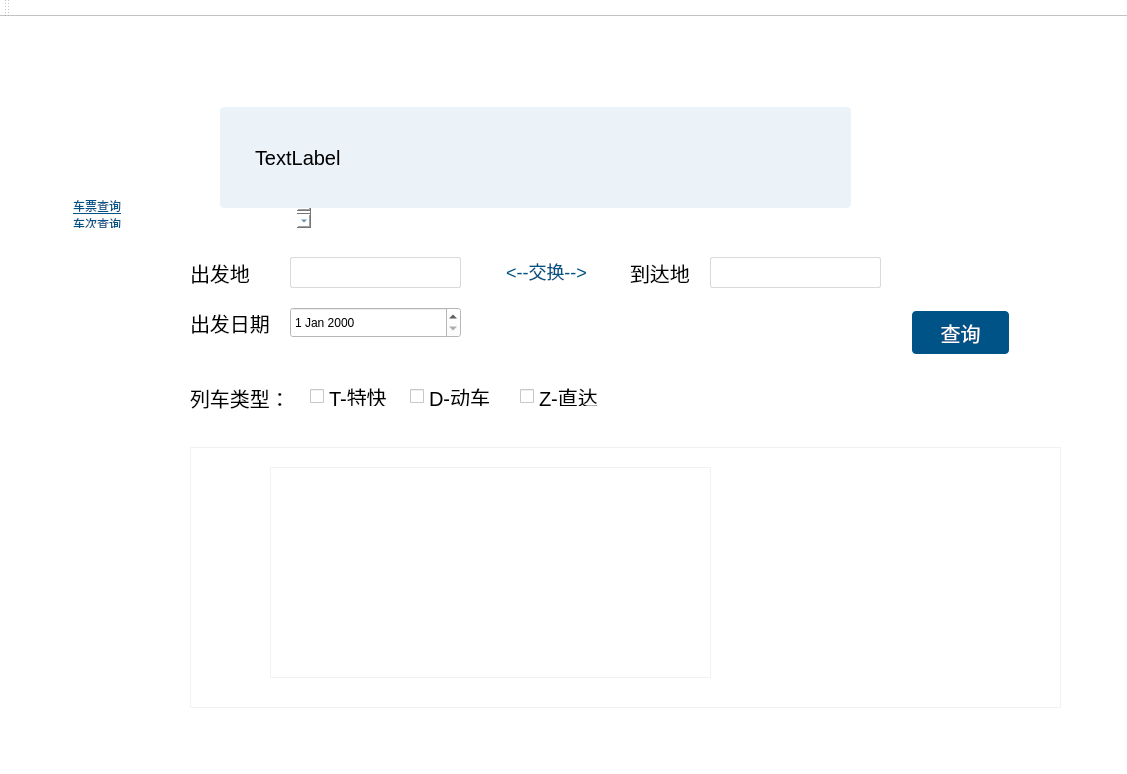
<?xml version="1.0" encoding="UTF-8"?>
<ui version="4.0">
 <class>MainWindow</class>
 <widget class="QMainWindow" name="MainWindow">
  <property name="geometry">
   <rect>
    <x>0</x>
    <y>0</y>
    <width>1127</width>
    <height>774</height>
   </rect>
  </property>
  <property name="windowTitle">
   <string>MainWindow</string>
  </property>
  <property name="styleSheet">
   <string notr="true">background-color:white;</string>
  </property>
  <widget class="QWidget" name="centralWidget">
   <widget class="QStackedWidget" name="stackedWidget">
    <property name="geometry">
     <rect>
      <x>20</x>
      <y>160</y>
      <width>1081</width>
      <height>551</height>
     </rect>
    </property>
    <property name="currentIndex">
     <number>0</number>
    </property>
    <widget class="QWidget" name="main">
     <widget class="QStackedWidget" name="main_widget">
      <property name="geometry">
       <rect>
        <x>160</x>
        <y>30</y>
        <width>911</width>
        <height>531</height>
       </rect>
      </property>
      <property name="styleSheet">
       <string notr="true">QLineEdit {
border-radius: 2px;
border: 1px solid rgb(217,217,217);
background: white;
font-size:16px;
	font: 14pt &quot;微软雅黑&quot;;
padding-left:18px;
color:rgb(64,50,38);
}
QLineEdit:enabled:hover, QLineEdit:enabled:focus {
  border: 1px solid rgb(0,81,135);
}</string>
      </property>
      <property name="currentIndex">
       <number>3</number>
      </property>
      <widget class="QWidget" name="main_station">
       <widget class="QLabel" name="label_2">
        <property name="geometry">
         <rect>
          <x>160</x>
          <y>110</y>
          <width>61</width>
          <height>51</height>
         </rect>
        </property>
        <property name="styleSheet">
         <string notr="true">font-family:&quot;微软雅黑&quot;, Times, serif;
font-size:20px;</string>
        </property>
        <property name="text">
         <string>出发地</string>
        </property>
       </widget>
       <widget class="QLabel" name="label_4">
        <property name="geometry">
         <rect>
          <x>160</x>
          <y>180</y>
          <width>71</width>
          <height>61</height>
         </rect>
        </property>
        <property name="styleSheet">
         <string notr="true">font-family:&quot;微软雅黑&quot;, Times, serif;
font-size:20px;</string>
        </property>
        <property name="text">
         <string>到达地</string>
        </property>
       </widget>
       <widget class="QLabel" name="label_5">
        <property name="geometry">
         <rect>
          <x>160</x>
          <y>250</y>
          <width>81</width>
          <height>51</height>
         </rect>
        </property>
        <property name="styleSheet">
         <string notr="true">font-family:&quot;微软雅黑&quot;, Times, serif;
font-size:20px;</string>
        </property>
        <property name="text">
         <string>出发日期</string>
        </property>
       </widget>
       <widget class="QLineEdit" name="main_start">
        <property name="geometry">
         <rect>
          <x>270</x>
          <y>110</y>
          <width>241</width>
          <height>51</height>
         </rect>
        </property>
       </widget>
       <widget class="QLineEdit" name="main_end">
        <property name="geometry">
         <rect>
          <x>270</x>
          <y>180</y>
          <width>241</width>
          <height>51</height>
         </rect>
        </property>
       </widget>
       <widget class="QDateEdit" name="main_station_date1">
        <property name="geometry">
         <rect>
          <x>270</x>
          <y>250</y>
          <width>241</width>
          <height>51</height>
         </rect>
        </property>
        <property name="styleSheet">
         <string notr="true">QLineEdit {
font-size:16px;
	font: 14pt &quot;微软雅黑&quot;;
}</string>
        </property>
       </widget>
       <widget class="QPushButton" name="main_station_findbutton">
        <property name="geometry">
         <rect>
          <x>160</x>
          <y>340</y>
          <width>361</width>
          <height>61</height>
         </rect>
        </property>
        <property name="cursor">
         <cursorShape>PointingHandCursor</cursorShape>
        </property>
        <property name="styleSheet">
         <string notr="true">QPushButton{
border: none;
    color: white;
    font-family:Arial;
    padding: 5px 24px;
    text-align: center;
    text-decoration: none;
    font-size: 20px;
    margin: 4px 2px;
background-color: rgb(0,83,135);
font-family:&quot;微软雅黑&quot;, Times, serif;
border-radius: 4px;
}

QPushButton:enabled:hover{
        background-color: rgb(40,102,173);
}
QPushButton:enabled:pressed{
        background-color: rgb(40,102,173);
}</string>
        </property>
        <property name="text">
         <string>查询</string>
        </property>
       </widget>
       <widget class="QPushButton" name="main_exchangebutton">
        <property name="geometry">
         <rect>
          <x>540</x>
          <y>150</y>
          <width>41</width>
          <height>41</height>
         </rect>
        </property>
        <property name="cursor">
         <cursorShape>PointingHandCursor</cursorShape>
        </property>
        <property name="styleSheet">
         <string notr="true">border: none;
    font-family:Arial;
    text-align: center;
    text-decoration: none;
    display: inline-block;
    font-size: 18px;
    cursor: pointer;
font-family:&quot;微软雅黑&quot;, Times, serif;
background:rgb(0,83,135);
color:white;
border-radius:4px;</string>
        </property>
        <property name="text">
         <string>换</string>
        </property>
       </widget>
      </widget>
      <widget class="QWidget" name="main_trainnum">
       <widget class="QLabel" name="label_3">
        <property name="geometry">
         <rect>
          <x>160</x>
          <y>230</y>
          <width>51</width>
          <height>41</height>
         </rect>
        </property>
        <property name="styleSheet">
         <string notr="true">font-family:&quot;微软雅黑&quot;, Times, serif;
font-size:20px;</string>
        </property>
        <property name="text">
         <string>日期</string>
        </property>
       </widget>
       <widget class="QDateEdit" name="main_trainnum_date">
        <property name="geometry">
         <rect>
          <x>220</x>
          <y>230</y>
          <width>231</width>
          <height>51</height>
         </rect>
        </property>
        <property name="styleSheet">
         <string notr="true">QLineEdit {
font-size:16px;
	font: 14pt &quot;微软雅黑&quot;;
}</string>
        </property>
       </widget>
       <widget class="QPushButton" name="main_trainnum_findbutton">
        <property name="geometry">
         <rect>
          <x>160</x>
          <y>330</y>
          <width>451</width>
          <height>61</height>
         </rect>
        </property>
        <property name="cursor">
         <cursorShape>PointingHandCursor</cursorShape>
        </property>
        <property name="styleSheet">
         <string notr="true">QPushButton{
border: none;
    color: white;
    font-family:Arial;
    padding: 5px 24px;
    text-align: center;
    text-decoration: none;
    font-size: 20px;
    margin: 4px 2px;
background-color: rgb(0,83,135);
font-family:&quot;微软雅黑&quot;, Times, serif;
border-radius: 4px;
}

QPushButton:enabled:hover{
        background-color: rgb(40,102,173);
}
QPushButton:enabled:pressed{
        background-color: rgb(40,102,173);
}</string>
        </property>
        <property name="text">
         <string>查询</string>
        </property>
       </widget>
       <widget class="QLabel" name="label">
        <property name="geometry">
         <rect>
          <x>160</x>
          <y>150</y>
          <width>51</width>
          <height>51</height>
         </rect>
        </property>
        <property name="styleSheet">
         <string notr="true">font-family:&quot;微软雅黑&quot;, Times, serif;
font-size:20px;</string>
        </property>
        <property name="text">
         <string>车次</string>
        </property>
       </widget>
       <widget class="QLineEdit" name="main_trainnum_edit">
        <property name="geometry">
         <rect>
          <x>220</x>
          <y>150</y>
          <width>361</width>
          <height>51</height>
         </rect>
        </property>
        <property name="styleSheet">
         <string notr="true">QLineEdit {
border-radius: 2px;
border: 1px solid rgb(217,217,217);
background: white;
font-size:16px;
	font: 14pt &quot;微软雅黑&quot;;
padding-left:18px;
color:rgb(64,50,38);
}
QLineEdit:enabled:hover, QLineEdit:enabled:focus {
  border: 1px solid rgb(0,81,135);
}</string>
        </property>
       </widget>
      </widget>
      <widget class="QWidget" name="main_find_num">
       <widget class="QDateEdit" name="find_trainnum_date">
        <property name="geometry">
         <rect>
          <x>390</x>
          <y>60</y>
          <width>201</width>
          <height>41</height>
         </rect>
        </property>
        <property name="styleSheet">
         <string notr="true"/>
        </property>
       </widget>
       <widget class="QLabel" name="label_8">
        <property name="geometry">
         <rect>
          <x>330</x>
          <y>70</y>
          <width>41</width>
          <height>31</height>
         </rect>
        </property>
        <property name="styleSheet">
         <string notr="true">font-family:&quot;微软雅黑&quot;, Times, serif;
font-size:20px;</string>
        </property>
        <property name="text">
         <string>日期</string>
        </property>
       </widget>
       <widget class="QLineEdit" name="find_trainnum_edit">
        <property name="geometry">
         <rect>
          <x>80</x>
          <y>60</y>
          <width>201</width>
          <height>41</height>
         </rect>
        </property>
        <property name="styleSheet">
         <string notr="true">QLineEdit {
border-radius: 2px;
border: 1px solid rgb(217,217,217);
background: white;
	font: 10pt &quot;微软雅黑&quot;;
padding-left:18px;
color:rgb(64,50,38);
}
QLineEdit:enabled:hover, QLineEdit:enabled:focus {
  border: 1px solid rgb(0,81,135);
}</string>
        </property>
       </widget>
       <widget class="QLabel" name="label_7">
        <property name="geometry">
         <rect>
          <x>20</x>
          <y>70</y>
          <width>41</width>
          <height>31</height>
         </rect>
        </property>
        <property name="styleSheet">
         <string notr="true">font-family:&quot;微软雅黑&quot;, Times, serif;
font-size:20px;</string>
        </property>
        <property name="text">
         <string>车次</string>
        </property>
       </widget>
       <widget class="QPushButton" name="find_trainnum_findbutton">
        <property name="geometry">
         <rect>
          <x>660</x>
          <y>50</y>
          <width>131</width>
          <height>51</height>
         </rect>
        </property>
        <property name="cursor">
         <cursorShape>PointingHandCursor</cursorShape>
        </property>
        <property name="styleSheet">
         <string notr="true">QPushButton{
border: none;
    color: white;
    font-family:Arial;
    padding: 5px 24px;
    text-align: center;
    text-decoration: none;
    font-size: 20px;
    margin: 4px 2px;
background-color: rgb(0,83,135);
font-family:&quot;微软雅黑&quot;, Times, serif;
border-radius: 4px;
}

QPushButton:enabled:hover{
        background-color: rgb(40,102,173);
}
QPushButton:enabled:pressed{
        background-color: rgb(40,102,173);
}</string>
        </property>
        <property name="text">
         <string>查询</string>
        </property>
       </widget>
       <widget class="QTableView" name="find_trainnum_table">
        <property name="geometry">
         <rect>
          <x>100</x>
          <y>200</y>
          <width>631</width>
          <height>291</height>
         </rect>
        </property>
        <property name="styleSheet">
         <string notr="true">QTableView{
border:1px solid rgb(239,243,245);
}
QTableView::item {
        padding-left: 28px;
        padding-right: 28px;
        border: none;
        font: 14pt &quot;微软雅黑&quot;;
}
QTableView::item:selected {
        color:#000;
        background-color:rgb(235,243,249);
	border:none;
}</string>
        </property>
       </widget>
       <widget class="QLabel" name="label_9">
        <property name="geometry">
         <rect>
          <x>20</x>
          <y>130</y>
          <width>801</width>
          <height>31</height>
         </rect>
        </property>
        <property name="styleSheet">
         <string notr="true">font-family:&quot;微软雅黑&quot;, Times, serif;
font-size:17px;</string>
        </property>
        <property name="text">
         <string>D27次列车（动车 有空调），始发站：北京；终到站：哈尔滨西；全程共有7个停靠站：</string>
        </property>
       </widget>
      </widget>
      <widget class="QWidget" name="main_find_station">
       <widget class="QTableView" name="find_station_table">
        <property name="geometry">
         <rect>
          <x>10</x>
          <y>240</y>
          <width>871</width>
          <height>261</height>
         </rect>
        </property>
        <property name="styleSheet">
         <string notr="true">QTableView{
border:1px solid rgb(239,243,245);
}
QTableView::item {
        padding-left: 20px;
        padding-right: 20px;
        border: none;
        font: 14pt &quot;微软雅黑&quot;;
}
QTableView::item:selected {
        color:#000;
        background-color:rgb(235,243,249);
	border:none;
}
</string>
        </property>
       </widget>
       <widget class="QPushButton" name="find_station_find">
        <property name="geometry">
         <rect>
          <x>730</x>
          <y>100</y>
          <width>101</width>
          <height>51</height>
         </rect>
        </property>
        <property name="cursor">
         <cursorShape>PointingHandCursor</cursorShape>
        </property>
        <property name="styleSheet">
         <string notr="true">QPushButton{
border: none;
    color: white;
    font-family:Arial;
    padding: 5px 24px;
    text-align: center;
    text-decoration: none;
    font-size: 20px;
    margin: 4px 2px;
background-color: rgb(0,83,135);
font-family:&quot;微软雅黑&quot;, Times, serif;
border-radius: 4px;
}

QPushButton:enabled:hover{
        background-color: rgb(40,102,173);
}
QPushButton:enabled:pressed{
        background-color: rgb(40,102,173);
}</string>
        </property>
        <property name="text">
         <string>查询</string>
        </property>
       </widget>
       <widget class="QLabel" name="label_10">
        <property name="geometry">
         <rect>
          <x>10</x>
          <y>50</y>
          <width>81</width>
          <height>31</height>
         </rect>
        </property>
        <property name="styleSheet">
         <string notr="true">font-family:&quot;微软雅黑&quot;, Times, serif;
font-size:20px;</string>
        </property>
        <property name="text">
         <string>出发地</string>
        </property>
       </widget>
       <widget class="QLineEdit" name="find_station_start">
        <property name="geometry">
         <rect>
          <x>110</x>
          <y>50</y>
          <width>171</width>
          <height>31</height>
         </rect>
        </property>
        <property name="styleSheet">
         <string notr="true">QLineEdit {
border-radius: 2px;
border: 1px solid rgb(217,217,217);
background: white;
	font: 10pt &quot;微软雅黑&quot;;
padding-left:18px;
color:rgb(64,50,38);
}
QLineEdit:enabled:hover, QLineEdit:enabled:focus {
  border: 1px solid rgb(0,81,135);
}</string>
        </property>
       </widget>
       <widget class="QLabel" name="label_11">
        <property name="geometry">
         <rect>
          <x>450</x>
          <y>50</y>
          <width>81</width>
          <height>31</height>
         </rect>
        </property>
        <property name="styleSheet">
         <string notr="true">font-family:&quot;微软雅黑&quot;, Times, serif;
font-size:20px;</string>
        </property>
        <property name="text">
         <string>到达地</string>
        </property>
       </widget>
       <widget class="QLineEdit" name="find_station_end">
        <property name="geometry">
         <rect>
          <x>530</x>
          <y>50</y>
          <width>171</width>
          <height>31</height>
         </rect>
        </property>
        <property name="styleSheet">
         <string notr="true">QLineEdit {
border-radius: 2px;
border: 1px solid rgb(217,217,217);
background: white;
	font: 10pt &quot;微软雅黑&quot;;
padding-left:18px;
color:rgb(64,50,38);
}
QLineEdit:enabled:hover, QLineEdit:enabled:focus {
  border: 1px solid rgb(0,81,135);
}</string>
        </property>
       </widget>
       <widget class="QPushButton" name="find_station_exchange">
        <property name="geometry">
         <rect>
          <x>320</x>
          <y>50</y>
          <width>93</width>
          <height>28</height>
         </rect>
        </property>
        <property name="cursor">
         <cursorShape>PointingHandCursor</cursorShape>
        </property>
        <property name="styleSheet">
         <string notr="true">border: none;
color:rgb(0,83,135);
    font-family:Arial;
    text-align: center;
    text-decoration: none;
    display: inline-block;
    font-size: 18px;
    cursor: pointer;
font-family:&quot;微软雅黑&quot;, Times, serif;
background:rgba(0,0,0,0);</string>
        </property>
        <property name="text">
         <string>&lt;--交换--&gt;</string>
        </property>
       </widget>
       <widget class="QCheckBox" name="checkBox_D">
        <property name="geometry">
         <rect>
          <x>230</x>
          <y>180</y>
          <width>91</width>
          <height>19</height>
         </rect>
        </property>
        <property name="styleSheet">
         <string notr="true">font-family:&quot;微软雅黑&quot;, Times, serif;
font-size:20px;</string>
        </property>
        <property name="text">
         <string>D-动车</string>
        </property>
       </widget>
       <widget class="QCheckBox" name="checkBox_T">
        <property name="geometry">
         <rect>
          <x>130</x>
          <y>180</y>
          <width>91</width>
          <height>19</height>
         </rect>
        </property>
        <property name="styleSheet">
         <string notr="true">font-family:&quot;微软雅黑&quot;, Times, serif;
font-size:20px;</string>
        </property>
        <property name="text">
         <string>T-特快</string>
        </property>
       </widget>
       <widget class="QLabel" name="label_13">
        <property name="geometry">
         <rect>
          <x>10</x>
          <y>170</y>
          <width>111</width>
          <height>41</height>
         </rect>
        </property>
        <property name="styleSheet">
         <string notr="true">font-family:&quot;微软雅黑&quot;, Times, serif;
font-size:20px;</string>
        </property>
        <property name="text">
         <string>列车类型：</string>
        </property>
       </widget>
       <widget class="QCheckBox" name="checkBox_Z">
        <property name="geometry">
         <rect>
          <x>340</x>
          <y>180</y>
          <width>91</width>
          <height>19</height>
         </rect>
        </property>
        <property name="styleSheet">
         <string notr="true">font-family:&quot;微软雅黑&quot;, Times, serif;
font-size:20px;</string>
        </property>
        <property name="text">
         <string>Z-直达</string>
        </property>
       </widget>
       <widget class="QTableView" name="station_table">
        <property name="geometry">
         <rect>
          <x>90</x>
          <y>260</y>
          <width>441</width>
          <height>211</height>
         </rect>
        </property>
        <property name="styleSheet">
         <string notr="true">QTableView{
border:1px solid rgb(239,243,245);
}
QTableView::item {
        padding-left: 18px;
        padding-right: 18px;
        border: none;
        font: 14pt &quot;微软雅黑&quot;;
}
QTableView::item:selected {
        color:#000;
        background-color:rgb(235,243,249);
	border:none;
}
</string>
        </property>
       </widget>
       <widget class="QLabel" name="label_12">
        <property name="geometry">
         <rect>
          <x>10</x>
          <y>100</y>
          <width>91</width>
          <height>31</height>
         </rect>
        </property>
        <property name="styleSheet">
         <string notr="true">font-family:&quot;微软雅黑&quot;, Times, serif;
font-size:20px;</string>
        </property>
        <property name="text">
         <string>出发日期</string>
        </property>
       </widget>
       <widget class="QDateEdit" name="find_station_date1">
        <property name="geometry">
         <rect>
          <x>110</x>
          <y>100</y>
          <width>171</width>
          <height>31</height>
         </rect>
        </property>
        <property name="styleSheet">
         <string notr="true"/>
        </property>
       </widget>
      </widget>
     </widget>
     <widget class="QListWidget" name="main_list">
      <property name="geometry">
       <rect>
        <x>50</x>
        <y>20</y>
        <width>241</width>
        <height>31</height>
       </rect>
      </property>
      <property name="styleSheet">
       <string notr="true">border:none;
font: 20px &quot;微软雅黑&quot;;
text-decoration: underline;
color:rgb(0,83,135);</string>
      </property>
      <item>
       <property name="text">
        <string>车票查询</string>
       </property>
      </item>
      <item>
       <property name="text">
        <string>车次查询</string>
       </property>
      </item>
     </widget>
    </widget>
    <widget class="QWidget" name="mine">
     <widget class="QTableView" name="mine_order_table">
      <property name="geometry">
       <rect>
        <x>100</x>
        <y>80</y>
        <width>941</width>
        <height>431</height>
       </rect>
      </property>
      <property name="styleSheet">
       <string notr="true">QTableView {
        gridline-color: rgb(111, 156, 207);
border:1px solid rgb(239,243,245);
}
QTableView::item {
        padding-left: 5px;
        padding-right: 5px;
        border: none;
font: 13pt &quot;微软雅黑&quot;;
}</string>
      </property>
     </widget>
     <widget class="QPushButton" name="mine_goIndex">
      <property name="geometry">
       <rect>
        <x>100</x>
        <y>30</y>
        <width>91</width>
        <height>41</height>
       </rect>
      </property>
      <property name="cursor">
       <cursorShape>PointingHandCursor</cursorShape>
      </property>
      <property name="styleSheet">
       <string notr="true">QPushButton{border: 1px solid rgb(0,83,135);
    color: rgb(0,83,135);
    font-family:Arial;
    padding: 5px 24px;
    text-align: center;
    text-decoration: none;
    font-size: 16px;
    margin: 4px 2px;
background-color: white;
font-family:&quot;微软雅黑&quot;, Times, serif;
border-radius: 4px;
}

QPushButton:enabled:pressed,QPushButton:enabled:hovor{
border: 1px solid rgb(40,102,173);
color: (40,102,173);
}</string>
      </property>
      <property name="text">
       <string>返回</string>
      </property>
     </widget>
    </widget>
   </widget>
   <widget class="QLabel" name="label_16">
    <property name="geometry">
     <rect>
      <x>-40</x>
      <y>0</y>
      <width>1171</width>
      <height>151</height>
     </rect>
    </property>
    <property name="styleSheet">
     <string notr="true">background-image: url(:/image/image/back.png);</string>
    </property>
    <property name="text">
     <string/>
    </property>
   </widget>
   <widget class="QPushButton" name="main_loginbutton">
    <property name="geometry">
     <rect>
      <x>920</x>
      <y>110</y>
      <width>93</width>
      <height>28</height>
     </rect>
    </property>
    <property name="cursor">
     <cursorShape>PointingHandCursor</cursorShape>
    </property>
    <property name="styleSheet">
     <string notr="true">border: none;
    color:white;
    font-family:Arial;
    text-align: center;
    text-decoration: none;
    display: inline-block;
    font-size: 18px;
    cursor: pointer;
font-family:&quot;微软雅黑&quot;, Times, serif;
background:rgba(0,0,0,0);</string>
    </property>
    <property name="text">
     <string>登 录</string>
    </property>
   </widget>
   <widget class="QPushButton" name="main_logoutbutton">
    <property name="geometry">
     <rect>
      <x>1030</x>
      <y>110</y>
      <width>93</width>
      <height>28</height>
     </rect>
    </property>
    <property name="cursor">
     <cursorShape>PointingHandCursor</cursorShape>
    </property>
    <property name="styleSheet">
     <string notr="true">border: none;
    color:white;
    font-family:Arial;
    text-align: center;
    text-decoration: none;
    display: inline-block;
    font-size: 18px;
    cursor: pointer;
font-family:&quot;微软雅黑&quot;, Times, serif;
background:rgba(0,0,0,0);</string>
    </property>
    <property name="text">
     <string>退 出</string>
    </property>
   </widget>
   <widget class="QLabel" name="label_17">
    <property name="geometry">
     <rect>
      <x>420</x>
      <y>30</y>
      <width>241</width>
      <height>61</height>
     </rect>
    </property>
    <property name="font">
     <font>
      <family>微软雅黑,Times,serif</family>
      <pointsize>18</pointsize>
     </font>
    </property>
    <property name="styleSheet">
     <string notr="true">background:rgba(0,0,0,0);
color:white;
font-family:&quot;微软雅黑&quot;, Times, serif;
font-size:18pt;</string>
    </property>
    <property name="text">
     <string>铁 路 售 票 系 统</string>
    </property>
   </widget>
   <widget class="QLabel" name="label_15">
    <property name="geometry">
     <rect>
      <x>220</x>
      <y>90</y>
      <width>631</width>
      <height>101</height>
     </rect>
    </property>
    <property name="styleSheet">
     <string notr="true">background-color:rgb(235,243,249);
border-radius: 4px;
padding:20px 30px;
text-align:center;
font-size: 20px;
font: 14pt &quot;微软雅黑&quot;;
cursor:pointer;</string>
    </property>
    <property name="text">
     <string>TextLabel</string>
    </property>
   </widget>
  </widget>
  <widget class="QMenuBar" name="menuBar">
   <property name="geometry">
    <rect>
     <x>0</x>
     <y>0</y>
     <width>1127</width>
     <height>26</height>
    </rect>
   </property>
  </widget>
  <widget class="QToolBar" name="mainToolBar">
   <attribute name="toolBarArea">
    <enum>TopToolBarArea</enum>
   </attribute>
   <attribute name="toolBarBreak">
    <bool>false</bool>
   </attribute>
  </widget>
  <widget class="QStatusBar" name="statusBar"/>
 </widget>
 <layoutdefault spacing="6" margin="11"/>
 <resources/>
 <connections/>
</ui>
